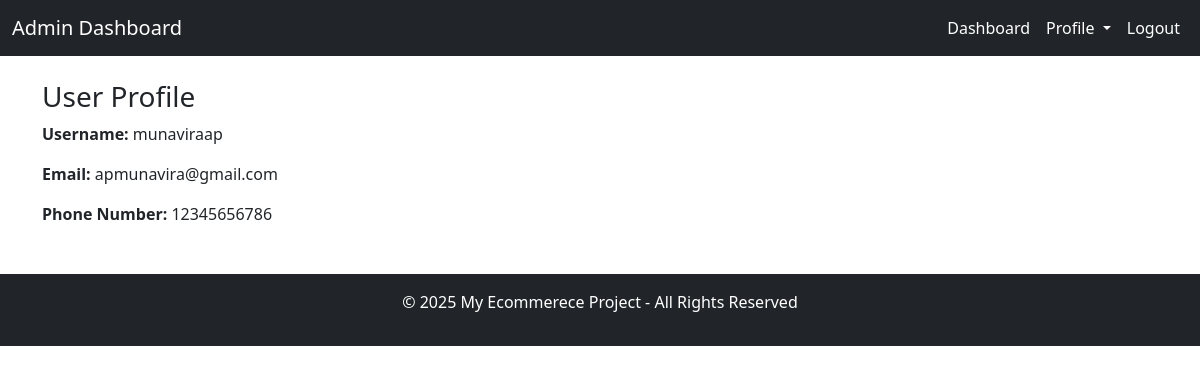
/profile/ (signed in), run on the app's committed database.
### accounts/models.py (models this page shows, shortened)
class CustomUser(AbstractUser):
    ROLE_CHOICES = (
        ('admin', 'Admin'),
        ('user', 'User'),
        ('sales', 'Sales'),
    )
    email = models.EmailField(('email address'), unique=True)  # ✅ Make email unique
    phone_number = models.CharField(max_length=15, blank=True, null=True)
    role = models.CharField(max_length=10, choices=ROLE_CHOICES, default='user')
    is_verified = models.BooleanField(default=False)  # Used to verify sales accounts
    USERNAME_FIELD = 'email'
    REQUIRED_FIELDS = ['username', 'role']

### accounts/views.py (the view)
# urls.py: path('profile/', views.admin_profile_view, name='admin_profile'),
@login_required
def admin_profile_view(request):
    return render(request, 'accounts/admin_dashboard/profile.html', {'user': request.user})

### accounts/templates/accounts/admin_dashboard/profile.html
{% extends 'accounts/admin_base.html' %}
{% load static %}
{% block content %}
<div class="container mt-4">
    <h3>User Profile</h3>
    <p><strong>Username:</strong> {{ user.username }}</p>
    <p><strong>Email:</strong> {{ user.email }}</p>
    <p><strong>Phone Number:</strong> {{ user.phone_number }}</p>
</div>
{% endblock %}

### data on the page
CustomUser: username "munaviraap", email "apmunavira@gmail.com", phone_number "12345656786"
